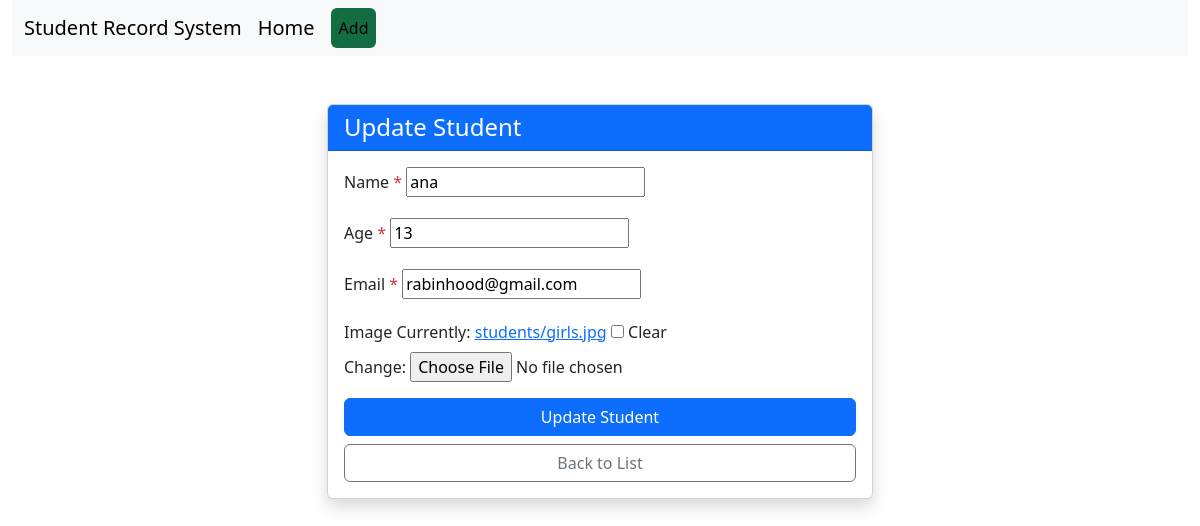
The app's page /update-student/27/ with its own data.
### student_app/models.py (models this page shows, shortened)
class Student(models.Model):
    name = models.CharField(max_length=100)
    age = models.IntegerField()
    email = models.EmailField()
    image = models.ImageField(upload_to='students/', blank=True, null=True)

### student_app/views.py (the view, shortened to what this page needs)
# urls.py: path('update-student/<int:pk>/', views.Update_Student.as_view(), name='update-student'),
class Update_Student(UpdateView):
   model=Student
   template_name="Add_student.html"
   form_class=StudentForm

### student_app/forms.py
class StudentForm(forms.ModelForm):
  class Meta:
    model=Student
    fields='__all__'

### templates/add_student.html (shortened to what this page needs)
{% extends 'base.html' %}
{% block content %}
<div class="container mt-5">
    <div class="row justify-content-center">
        <div class="col-md-8 col-lg-6">
            <div class="card shadow">
                <div class="card-header bg-primary text-white">
                    <h4 class="mb-0">
                        {% if form.instance.pk %}
                            Update Student
                        {% else %}
                            Add New Student
                        {% endif %}
                    </h4>
                </div>
                <div class="card-body">
                    <form method="POST" enctype="multipart/form-data">
                        {% for field in form %}
                            <div class="mb-3">
                                <label for="{{ field.id_for_label }}" class="form-label">
                                    {{ field.label }}
                                    {% if field.field.required %}<span class="text-danger">*</span>{% endif %}
                                </label>
                                {{ field }}
                            </div>
                        {% endfor %}
                        <div class="d-grid gap-2">
                            <button type="submit" class="btn btn-primary">
                                {% if form.instance.pk %}Update{% else %}Save{% endif %} Student
                            </button>
                            <a href="{% url 'student-list' %}" class="btn btn-outline-secondary">
                                 Back to List
                            </a>
                        </div>
                    </form>
                </div>
            </div>
        </div>
    </div>
</div>
{% endblock %}

### records on screen
Student: form "ana" "13" "rabinhood@gmail.com"

### other values on screen
{{ field.label }} "Name" "Age" "Email" "Image"
